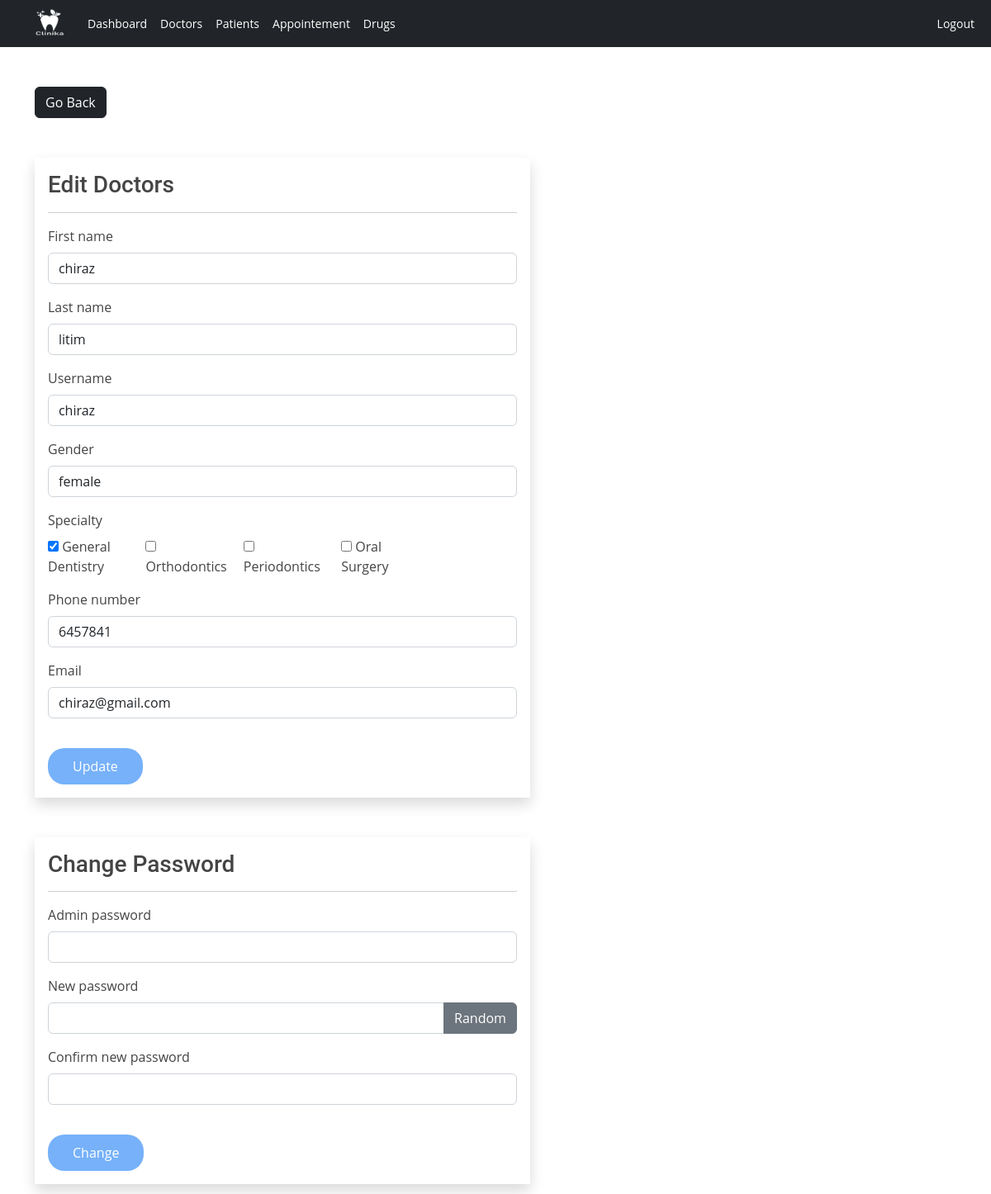
The app's page /admin/doctor-edit.php?doctor_id=11 (signed in) with its own data.
### tables this page shows
CREATE TABLE `doctors` (
  `doctor_id` int(11) NOT NULL,
  `username` varchar(127) NOT NULL,
  `password` varchar(255) NOT NULL,
  `fname` varchar(127) NOT NULL,
  `lname` varchar(127) NOT NULL,
  `specialties` varchar(127) NOT NULL,
  `doctor_phone` int(12) NOT NULL,
  `doctor_email` varchar(127) NOT NULL,
  `gender` text NOT NULL
);

CREATE TABLE `specialties` (
  `specialty_id` int(11) NOT NULL,
  `specialty` varchar(127) NOT NULL
);

### admin/data/doctor.php (called while the page is built, shortened)
<?php
function getDoctorById($doctor_id, $conn)
{
  $sql = "SELECT * FROM doctors
           WHERE doctor_id=?";
  $stmt = $conn->prepare($sql);
  $stmt->execute([$doctor_id]);
  if ($stmt->rowCount() == 1) {
    $doctor = $stmt->fetch();
    return $doctor;
  } else {
    return 0;
  }
}

### admin/data/specialty.php (called while the page is built, shortened)
<?php
function getAllSpecialties($conn){
   $sql = "SELECT * FROM specialties";
   $stmt = $conn->prepare($sql);
   $stmt->execute();
   if ($stmt->rowCount() >= 1) {
     $specialties = $stmt->fetchAll();
     return $specialties;
   }else {
    return 0;
   }
}

### admin/doctor-edit.php (the view, shortened to what this page needs)
<?php
if (
  isset($_SESSION['admin_id']) &&
  isset($_SESSION['role'])     &&
  isset($_GET['doctor_id'])
) {
  if ($_SESSION['role'] == 'Admin') {
    include "../DB_connection.php";
    include "data/specialty.php";
    include "data/doctor.php";
    $specialties = getAllSpecialties($conn);
    $doctor_id = $_GET['doctor_id'];
    $doctor = getDoctorById($doctor_id, $conn);
?>
    <!DOCTYPE html>
    <html lang="en">
    <head>
      <link rel="stylesheet" href="https://cdn.jsdelivr.net/npm/bootstrap@5.2.0/dist/css/bootstrap.min.css">
      <link rel="stylesheet" href="../css/style.css">
      <link rel="stylesheet" href="https://cdnjs.cloudflare.com/ajax/libs/font-awesome/4.7.0/css/font-awesome.min.css">
    </head>
    <body>
      <?php
      include "inc/navbar.php";
      ?>
      <div class="container mt-5">
        <a href="doctor.php" class="btn btn-dark">Go Back</a>
        <form name="f1" method="post" class="shadow p-3 mt-5 form-w" action="req/doctor-edit.php" onSubmit="return verif1()">
          <h3>Edit Doctors</h3>
          <hr>
          <div class="mb-3">
            <label class="form-label">First name</label>
            <input type="text" class="form-control" value="<?= $doctor['fname'] ?>" name="fname">
          </div>
          <div class="mb-3">
            <label class="form-label">Last name</label>
            <input type="text" class="form-control" value="<?= $doctor['lname'] ?>" name="lname">
          </div>
          <div class="mb-3">
            <label class="form-label">Username</label>
            <input type="text" class="form-control" value="<?= $doctor['username'] ?>" name="username">
          </div>
          <div class="mb-3">
            <label class="form-label">Gender</label>
            <input type="text" class="form-control" value="<?= $doctor['gender'] ?>" name="gender">
          </div>
          <div class="mb-3">
            <label class="form-label">Specialty</label>
            <div class="row row-cols-5">
              <?php
              $specialty_ids = str_split(trim($doctor['specialties']));
              foreach ($specialties as $specialty) {
                $checked = 0;
                foreach ($specialty_ids as $specialty_id) {
                  if ($specialty_id == $specialty['specialty_id']) {
                    $checked = 1;
                  }
                }
              ?>
                <div class="col">
                  <input type="checkbox" name="specialties[]" <?php if ($checked) echo "checked"; ?> value="<?= $specialty['specialty_id'] ?>">
                  <?= $specialty['specialty'] ?>
                </div>
              <?php } ?>
            </div>
          </div>
          <div class="mb-3">
            <label class="form-label">Phone number</label>
            <input type="number" class="form-control" value="<?= $doctor['doctor_phone'] ?>" name="doctor_phone">
          </div>
          <div class="mb-3">
            <label class="form-label">Email</label>
            <input type="email" class="form-control" value="<?= $doctor['doctor_email'] ?>" name="doctor_email">
          </div>
          <button type="submit" class="btn btn-primary">
            Update</button>
        </form>
        <form name="f2" method="post" class="shadow p-3 my-5 form-w" action="req/doctor-change.php" id="change_password" onSubmit="return verif2()">
          <h3>Change Password</h3>
          <hr>
          <div class="mb-3">
            <div class="mb-3">
              <label class="form-label">Admin password</label>
              <input type="password" class="form-control" name="admin_pass">
            </div>
            <label class="form-label">New password </label>
            <div class="input-group mb-3">
              <input type="text" class="form-control" name="new_pass" id="passInput">
              <button class="btn btn-secondary" id="gBtn">
                Random</button>
            </div>
          </div>
          <div class="mb-3">
            <label class="form-label">Confirm new password </label>
            <input type="text" class="form-control" name="c_new_pass" id="passInput2">
          </div>
          <button type="submit" class="btn btn-primary">
            Change</button>
        </form>
      </div>
    </body>
    </html>
<?php
  } else {
    header("Location: doctor.php");
    exit;
  }
} else {
  header("Location: doctor.php");
  exit;
}
?>

### assets/css/style.css (style rules this page uses)
.form-w { max-width: 600px; width: 100%; }
body { font-family: "Open Sans", sans-serif; color: #444; }
a { color: #4fa6d5; text-decoration: none; }
h1, h2, h3, h4, h5, h6, .font-primary { font-family: "Roboto", sans-serif; }
::placeholder { color: #cac7ff; }
form button[type="submit"] { background-color: #76b1f9; color: #fff; padding: 10px 30px; border: none; border-radius: 20px; cursor: pointer; font-size: 16px; margin-top: 20px; }

### records on screen
doctors: fname "chiraz", lname "litim", username "chiraz", gender "female", specialties "☑", doctor_phone "6457841", doctor_email "chiraz@gmail.com"
specialties: specialty "General Dentistry"
specialties: specialty "Orthodontics"
specialties: specialty "Periodontics"
specialties: specialty "Oral Surgery"
